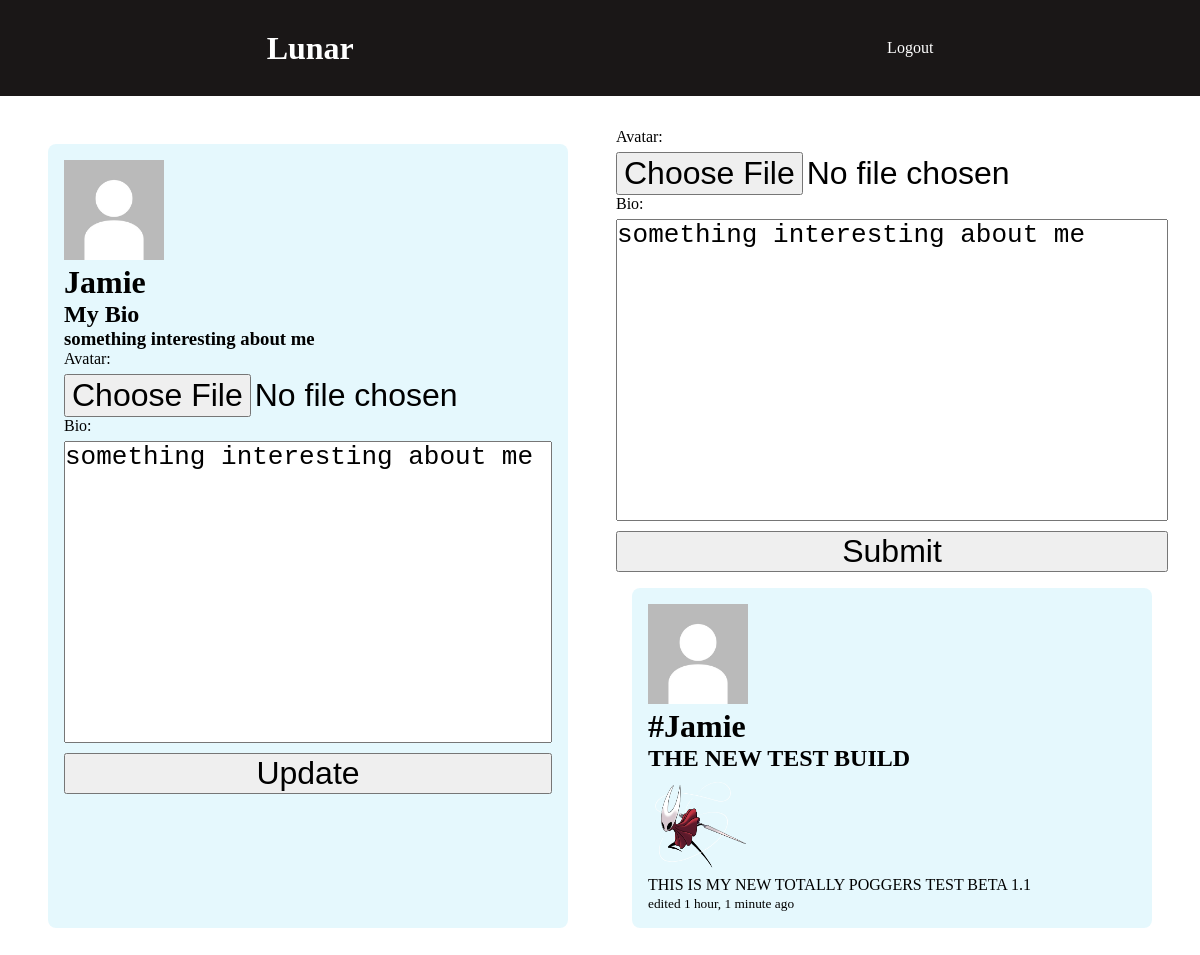
Screenshot of /profile/1 (signed in) with the database file from the repository.
### core/models.py (models this page shows, shortened)
class UserProfile(models.Model):
    user   = models.OneToOneField(User,on_delete=models.CASCADE)
    avatar = models.ImageField(default='default.jpg',upload_to="profile_images",null=False,blank=False)
    bio = models.TextField(default="something interesting about me",blank=True,null=True)

class Post(models.Model):
    author = models.ForeignKey(UserProfile,on_delete=models.CASCADE)
    subject = models.CharField(max_length=200,blank=False,null=False)
    content = models.TextField(max_length=400,blank=False,null=False)
    thumbnail = models.ImageField(upload_to="post_images",null=True,blank=True)
    updated = models.DateTimeField(auto_now=True)
    created = models.DateTimeField(auto_now_add=True)
    class Meta:
        ordering = ['-updated','-created']

### core/views.py (the view, shortened to what this page needs)
# urls.py: path('profile/<str:user_id>',views.profilePage,name='profile'),
def profilePage(request,user_id):
    form = ProfileForm()
    profile = UserProfile.objects.get(user_id=user_id)
    posts = Post.objects.filter(author= profile)
    context = {'profile':profile,
               'form':form,
               'posts':posts,
               }
    return render(request,'core/profile.html',context)

### core/forms.py
class ProfileForm(ModelForm):
    class Meta:
        model = UserProfile
        fields = ['avatar','bio']

### core/templates/core/profile.html (shortened to what this page needs)
{% extends 'base.html' %}
{% block body %}
<div class="profile-container">
    <div class="profile-data">
        <img src={{profile.avatar.url}}>
        <h1>{{profile.user.username | capfirst}}</h1>
        <div>
            <h2>My Bio</h2>
            <h3>{{profile.bio}}</h3>
        </div>
        {% if request.user.userprofile.id == profile.id %}
        <form method="POST" enctype="multipart/form-data">
            {{ form.as_p}}
            <input class="button" type="submit" value="Update"/>
        </form>
        {% endif %}
    </div>
    <div class="profile-pics">
        {% include 'core/feed.html' %}
    </div>
</div>
{% endblock body %}

### core/templates/core/feed.html (shortened to what this page needs)
<div class="feed-container">
  {% if request.user.is_authenticated %}
    <form  method="POST"  enctype="multipart/form-data">
      {{ form.as_p}}
      <input class="button" type="submit" value="Submit"/>
    </form>
  {% endif %}
  {% for post in posts %}
    <div class="post">
      <div class="post-heading">
        <img src="{{post.author.avatar.url}}">
        <h1><a href="{% url 'profile' post.author.user_id %}">#{{post.author.user.username}}</a></h1>
      </div>
      <div class="post-content">
        <h2>{{ post.subject}}</h2>
        {% if post.thumbnail %}
        <img src="{{post.thumbnail.url}}">
        {% endif %}
        <p>{{post.content}}</p>
        <p><small> edited {{post.updated |timesince}} ago</small></p>
      </div>
    </div>
  {% endfor %}
</div>

### static/styles/main.css (style rules this page uses)
* { margin:0; padding:0; box-sizing: border-box; }
body { width:100%; height: 100%; background-color: rgb(255, 255, 255); }
img { width:100px; height: 100px; }
input { font-size:2em; width:100%; margin-top:0.2em; }
textarea { font-size:2em; width:100%; resize: none; margin-top: 0.2em; }
.feed-container { padding:1em; }
.post { background-color: rgba(0, 181, 236, 0.1); padding:1em; margin:1em; border-radius: 0.5em; }
.post a { text-decoration: none; color:rgb(0, 0, 0) }
.profile-container { display:grid; grid-template-columns: 1fr 1fr; padding:1em; }
.profile-data { background-color: rgba(0, 181, 236, 0.1); padding:1em; margin: 2em; border-radius: 0.5em; }

### rows the page displays
UserProfile: avatar (placeholder picture), user.username "Jamie", bio "something interesting about me"
Post: author.avatar (placeholder picture), author.user.username "Jamie", subject "THE NEW TEST BUILD", thumbnail (picture), content "THIS IS MY NEW TOTALLY POGGERS TEST BETA 1.1", updated "1 hour, 1 minute"
